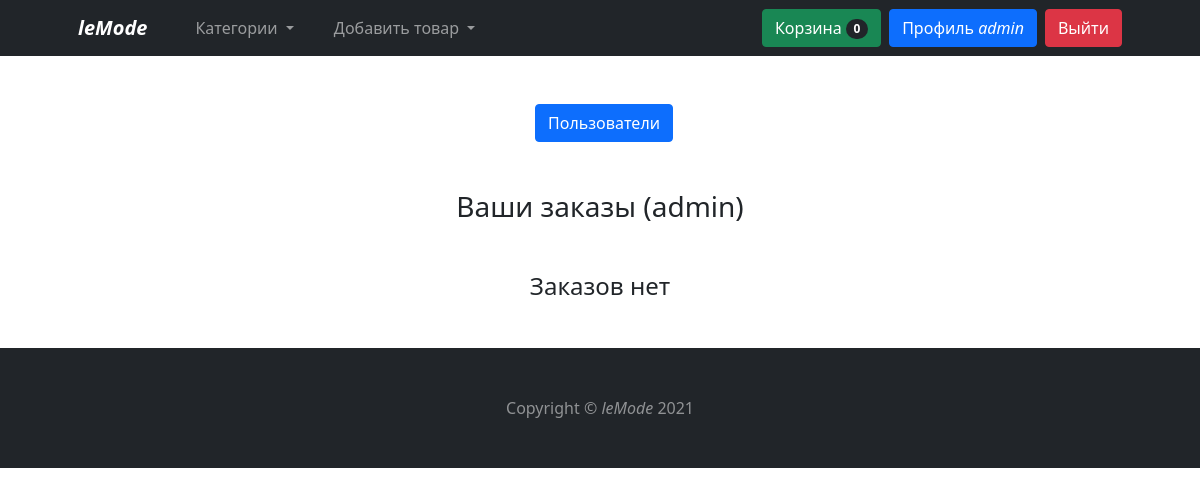
The app's page /profile/ (signed in), older data.
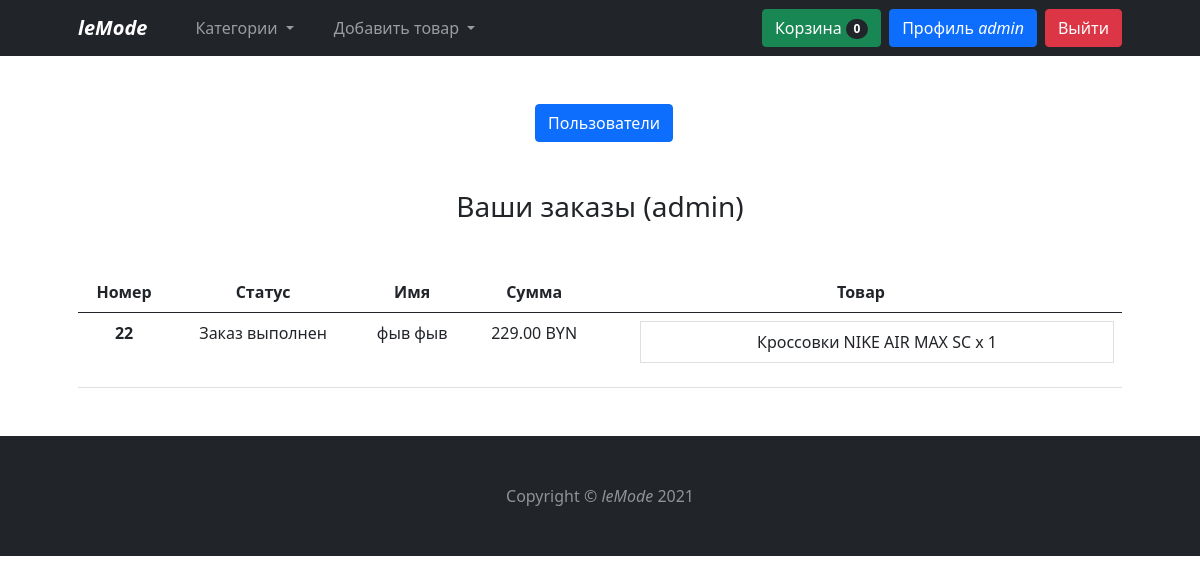
The same page, newer data.
### mainapp/models.py (models this page shows, shortened)
class Cart(models.Model):
    owner = models.ForeignKey('Client', null=True, verbose_name='Владелец', on_delete=models.CASCADE)
    clothes = models.ManyToManyField(CartProduct, blank=True, related_name='related_cart')
    total_products = models.PositiveIntegerField(default=0)
    final_price = models.DecimalField(max_digits=9, default=0, decimal_places=2, verbose_name='Общая цена')
    in_order = models.BooleanField(default=False)
    anon_user = models.BooleanField(default=False)

class Order(models.Model):
    STATUS_NEW = 'new'
    STATUS_READY = 'is_ready'
    STATUS_IN_PROGRESS = 'in_progress'
    STATUS_COMPLETED = 'completed'
    BUYING_TYPE_SELF = 'self'
    BUYING_TYPE_DELIVERY = 'delivery'
    STATUS_CHOICES = (
        (STATUS_NEW, 'Новый заказ'),
        (STATUS_READY, 'Заказ готов'),
        (STATUS_IN_PROGRESS, 'Заказ в обработке'),
        (STATUS_COMPLETED, 'Заказ выполнен')
    )
    BUYING_TYPE_CHOICES = (
        (BUYING_TYPE_SELF, 'Самовывоз'),
        (BUYING_TYPE_DELIVERY, 'Доставка')
    )
    client = models.ForeignKey(Client, verbose_name='Покупатель', on_delete=models.CASCADE, related_name='related_orders')
    first_name = models.CharField(max_length=255, verbose_name='Имя')
    last_name = models.CharField(max_length=255, verbose_name='Фамилия')
    phone = models.CharField(max_length=20, verbose_name='Телефон')
    address = models.CharField(max_length=1024, verbose_name='Адрес', null=True, blank=True)
    status = models.CharField(max_length=128, verbose_name='Статус заказа', choices=STATUS_CHOICES, default=STATUS_NEW)
    buying_type = models.CharField(max_length=128, verbose_name='Тип заказа', choices=BUYING_TYPE_CHOICES, default=BUYING_TYPE_SELF)
    comment = models.TextField(verbose_name='Комментарий к заказу', null=True, blank=True)
    created_at = models.DateTimeField(auto_now=True, verbose_name='Дата создания заказа')
    order_date = models.DateField(verbose_name='Дата поучения заказа', default=timezone.now)
    cart = models.ForeignKey(Cart, verbose_name='Корзина', on_delete=models.CASCADE, null=True, blank=True)

class CartProduct(models.Model):
    user = models.ForeignKey('Client', null=True, verbose_name='Покупатель', on_delete=models.CASCADE)
    cart = models.ForeignKey('Cart', verbose_name='Корзина', on_delete=models.CASCADE, related_name='related_products')
    content_type = models.ForeignKey(ContentType, on_delete=models.CASCADE)
    object_id = models.PositiveIntegerField()
    content_object = GenericForeignKey('content_type', 'object_id')
    qty = models.PositiveIntegerField(default=1)
    final_price = models.DecimalField(max_digits=9, decimal_places=2, verbose_name='Общая цена')

class Clothes(models.Model):
    class Meta:
        abstract = True
    category = models.ForeignKey(Category, verbose_name='Категория', on_delete=models.CASCADE)
    title = models.CharField(max_length=255, verbose_name='Наименование')
    image = models.ImageField(verbose_name='Изображение', default=None)
    description = models.TextField(verbose_name='Описание', null=True)
    price = models.DecimalField(max_digits=7, decimal_places=2, verbose_name='Цена')

class Shoes(Clothes):
    color = models.CharField(max_length=255, verbose_name='Цвет')
    size = models.CharField(max_length=255, verbose_name='Размер')
    outsole_material = models.CharField(max_length=200, verbose_name='Материал подошвы')
    insole_material = models.CharField(max_length=200, verbose_name='Материал стельки')
    inner_material = models.CharField(max_length=200, verbose_name='Внутренний материал')
    top_material = models.CharField(max_length=200, verbose_name='Верхний материал')
    brand = models.ForeignKey(Brand, verbose_name='Бренд', on_delete=models.CASCADE)
    slug = models.SlugField(unique=True)

### mainapp/views.py (the view)
# urls.py: path('profile/', ProfileView.as_view(), name='profile'),
class ProfileView(AuthenticatedUserMixin, CartMixin, CategoryDetailMixin, View):
    def get(self, request):
        client = Client.objects.get(user=request.user)
        orders = Order.objects.filter(client=client).order_by('-created_at')
        categories = Category.objects.get_categories_for_nav()
        return render(request, 'profile/profile.html', {'orders': orders, 'cart': self.cart, 'categories': categories})

### mainapp/mixins.py (called while the page is built)
    def dispatch(self, request, *args, **kwargs):
        if request.user.is_authenticated:
            client = Client.objects.filter(user=request.user).first()
            if not client:
                client = Client.objects.create(user=request.user)
            cart = Cart.objects.filter(owner=client, in_order=False).first()
            if not cart:
                cart = Cart.objects.create(owner=client)
        else:
            cart = Cart.objects.filter(anon_user=True).first()
            if not cart:
                cart = Cart.objects.create(anon_user=True)
        self.cart = cart
        return super().dispatch(request, *args, **kwargs)

    def dispatch(self, request, *args, **kwargs):
        if not request.user.is_authenticated:
            messages.add_message(request, messages.INFO, 'Сначала войдите в аккаунт!')
            return redirect('login')
        return super().dispatch(request, *args, **kwargs)

### mainapp/models.py (called while the page is built)
def get_models_for_count(*model_names):
    return [models.Count(model_name) for model_name in model_names]

    def get_queryset(self):
        return super().get_queryset()

### mainapp/templates/profile/profile.html (shortened to what this page needs)
{% extends 'base.html' %}
{% block content %}
<head>
</head>
<div class="container px-4 px-lg-5 mt-5 text-center">
	{% if user.is_superuser %}
	<a class="ms-2 btn btn-primary" href="{% url 'show_users' %}">Пользователи</a>
	{% endif %}
	<h3 class="mt-5 mb-5">Ваши заказы ({{ request.user.username }})</h3>
	{% if not orders.count %}
	<div class="col-md-12 mt-5 mb-5">
		<h4>Заказов нет</h4>
	</div>
	{% else %}
	<div class="col-md-12">
		<table class="table">
			<thead>
			<tr>
				<th scope="col">Номер</th>
				<th scope="col">Статус</th>
				<th scope="col">Имя</th>
				<th scope="col">Сумма</th>
				<th scope="col" class="w-50">Товар</th>
			</tr>
			</thead>
			<tbody>
			{% for order in orders %}
			<tr>
				<th scope="row">{{ order.id }}</th>
				<td>{{ order.get_status_display }}</td>
				<td>{{ order.first_name }} {{ order.last_name }}</td>
				<td>{{ order.cart.final_price }} BYN</td>
				<td>
					<ul>
						{% for item in order.cart.clothes.all %}
						<li class="list-group-item">{{ item.content_object.title }} x {{ item.qty }}</li>
						{% endfor %}
					</ul>
				</td>
			</tr>
			{% endfor %}
			</tbody>
		</table>
	</div>
	{% endif %}
</div>
{% endblock %}

### mainapp/templates/base.html (shortened to what this page needs)
<!DOCTYPE html>
<html lang="en">
<head>
	<link href="https://cdn.jsdelivr.net/npm/bootstrap@5.0.2/dist/css/bootstrap.min.css" rel="stylesheet">
</head>
<body>
<nav class="navbar navbar-expand-lg navbar-dark bg-dark sticky-top">
	<div class="container px-4 px-lg-5">
		<a class="navbar-brand fw-bold fst-italic" href="{% url 'base' %}">leMode</a>
		<div class="collapse navbar-collapse" id="navbarSupportedContent">
			<ul class="navbar-nav me-auto mb-2 mb-lg-0 ms-lg-4">
				<li class="nav-item dropdown">
					<a class="nav-link dropdown-toggle me-4" href="#" id="navbarDropdownMenuLink" role="button" data-bs-toggle="dropdown" aria-expanded="false">
						Категории
					</a>
				</li>
				{% if request.user.is_superuser %}
				<li class="nav-item dropdown">
					<a class="nav-link dropdown-toggle" href="#" id="navbarDropdownMenuLink" role="button" data-bs-toggle="dropdown" aria-expanded="false">
						Добавить товар
					</a>
				</li>
				{% endif %}
			</ul>
			<form class="d-flex">
				{% if request.user.is_authenticated %}
				<a class="btn btn-success ms-2" href="{% url 'cart' %}" type="submit">
					Корзина<span class="badge bg-dark text-white ms-1 rounded-pill">{{ cart.clothes.count }}</span>
				</a>
				<a class="ms-2 btn btn-primary" href="{% url 'profile' %}">Профиль <span class="fst-italic">{{ request.user.username }}</span></a>
				<a class="ms-2 btn btn-danger" href="{% url 'logout' %}" style="text-decoration: none;">Выйти</a>
				{% endif %}
			</form>
		</div>
	</div>
</nav>
{% block content %}{% endblock content %}
<footer class="mt-5 py-5 bg-dark">
	<div class="container"><p class="m-0 text-center text-white-50">Copyright &copy; <span class="fst-italic">leMode</span> 2021</p></div>
</footer>
</body>
</html>

Row changes from the older to the newer data that the page shows:
added Order: id "22", status "Заказ выполнен", first_name "фыв", last_name "фыв", cart.final_price "229.00"
added CartProduct: content_object "Кроссовки NIKE AIR MAX SC", qty "1"
Text that changed along with them:
text no longer shown: "Заказов нет"
text now shown: "Номер Статус Имя Сумма Товар"
